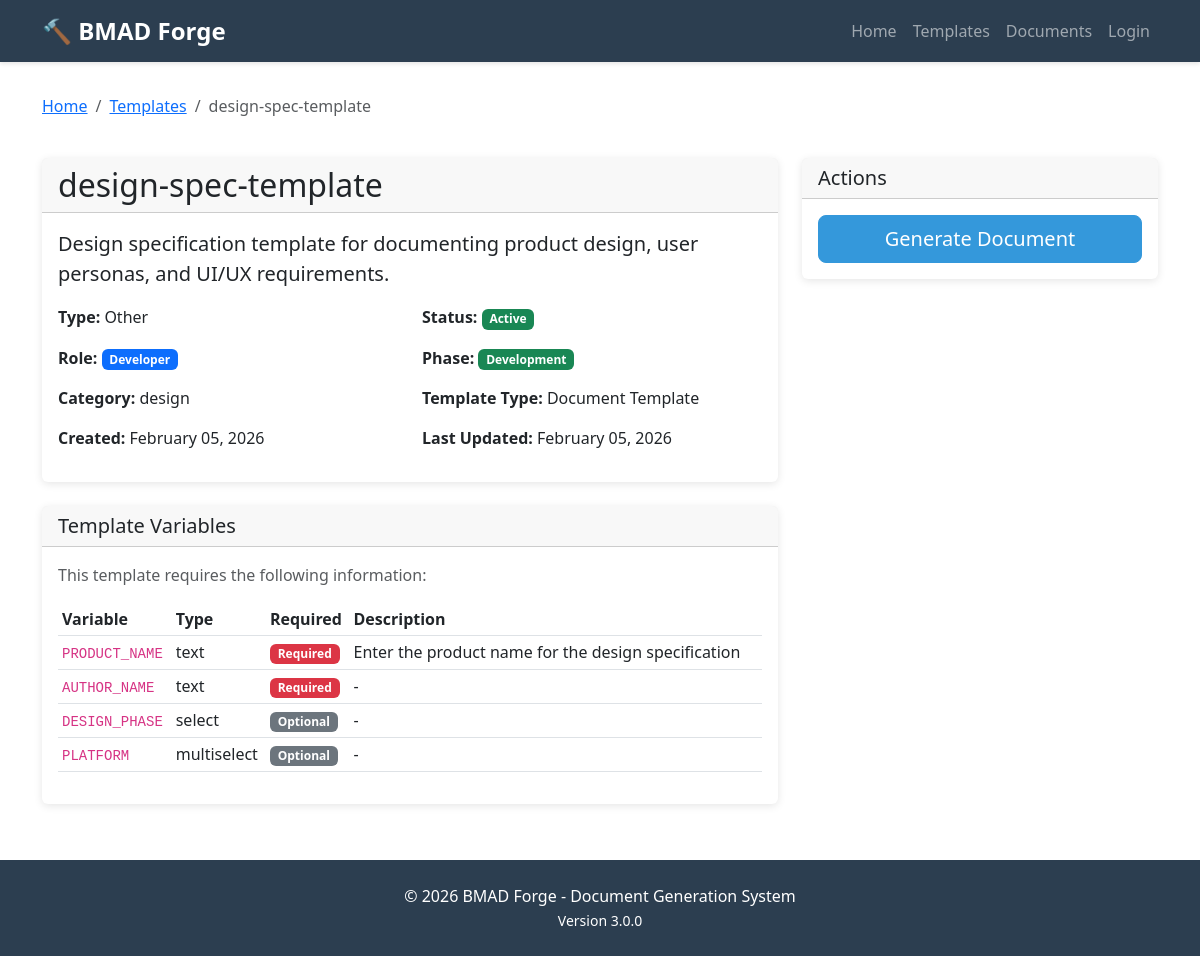
/forge/templates/3/, run on the app's committed database.
### forge/models.py (models this page shows, shortened)
class DocumentTemplate(models.Model):
    DOCUMENT_TYPES = [
        ('memorandum', 'Memorandum'),
        ('letter', 'Letter'),
        ('report', 'Report'),
        ('form', 'Form'),
        ('other', 'Other'),
    ]
    AGENT_ROLES = [
        ('orchestrator', 'Orchestrator'),
        ('analyst', 'Analyst'),
        ('pm', 'Project Manager'),
        ('architect', 'Architect'),
        ('scrum_master', 'Scrum Master'),
        ('developer', 'Developer'),
        ('qa', 'QA Engineer'),
    ]
    WORKFLOW_PHASES = [
        ('planning', 'Planning'),
        ('development', 'Development'),
    ]
    TEMPLATE_TYPES = [
        ('template', 'Document Template'),
        ('agent', 'Agent Prompt'),
    ]
    name = models.CharField(max_length=200, unique=True)
    document_type = models.CharField(max_length=50, choices=DOCUMENT_TYPES, default='other')
    description = models.TextField(blank=True)
    template_content = models.TextField(help_text="HTML template content")
    css_content = models.TextField(blank=True, help_text="CSS styling")
    js_content = models.TextField(blank=True, help_text="JavaScript for interactivity")
    agent_role = models.CharField(max_length=50, choices=AGENT_ROLES, blank=True)
    agent_roles = models.JSONField(default=list, blank=True)
    workflow_phase = models.CharField(max_length=50, choices=WORKFLOW_PHASES, blank=True)
    category = models.CharField(max_length=100, blank=True)
    template_type = models.CharField(max_length=20, choices=TEMPLATE_TYPES, default='template')
    source_file = models.CharField(max_length=255, blank=True, unique=True, null=True)
    created_at = models.DateTimeField(auto_now_add=True)
    updated_at = models.DateTimeField(auto_now=True)
    created_by = models.ForeignKey(User, on_delete=models.SET_NULL, null=True, related_name='templates_created')
    is_active = models.BooleanField(default=True)
    template_variables = models.TextField(
        blank=True,
        help_text="JSON object defining required variables"
    )
    class Meta:
        ordering = ['name']
        verbose_name = 'Document Template'
        verbose_name_plural = 'Document Templates'
        indexes = [
            models.Index(fields=['agent_role', 'workflow_phase']),
        ]
    def get_variables(self):
        if self.template_variables:
            try:
                return json.loads(self.template_variables)
            except json.JSONDecodeError:
                return {}
        return {}

### forge/views.py (the view)
# urls.py: path('templates/<int:template_id>/', views.template_detail, name='template_detail'),
def template_detail(request, template_id):
    template = get_object_or_404(DocumentTemplate, id=template_id)
    recent_docs = template.generated_documents.all()[:10]
    context = {
        'template': template,
        'recent_documents': recent_docs,
        'variables': template.get_variables(),
    }
    return render(request, 'forge/template_detail.html', context)

### forge/templates/forge/template_detail.html (shortened to what this page needs)
{% extends 'forge/base.html' %}
{% block content %}
<div class="row mb-4">
    <div class="col-12">
        <nav aria-label="breadcrumb">
            <ol class="breadcrumb">
                <li class="breadcrumb-item"><a href="{% url 'forge:index' %}">Home</a></li>
                <li class="breadcrumb-item"><a href="{% url 'forge:template_list' %}">Templates</a></li>
                <li class="breadcrumb-item active">{{ template.name }}</li>
            </ol>
        </nav>
    </div>
</div>
<div class="row">
    <div class="col-md-8">
        <div class="card mb-4">
            <div class="card-header">
                <h2 class="mb-0">{{ template.name }}</h2>
            </div>
            <div class="card-body">
                <p class="lead">{{ template.description }}</p>
                <div class="row">
                    <div class="col-md-6">
                        <p><strong>Type:</strong> {{ template.get_document_type_display }}</p>
                    </div>
                    <div class="col-md-6">
                        <p><strong>Status:</strong>
                            {% if template.is_active %}
                            <span class="badge bg-success">Active</span>
                            {% else %}
                            <span class="badge bg-secondary">Inactive</span>
                            {% endif %}
                        </p>
                    </div>
                </div>
                <div class="row">
                    <div class="col-md-6">
                        <p><strong>Role:</strong>
                            {% if template.agent_role %}
                            <span class="badge bg-primary">{{ template.get_agent_role_display }}</span>
                            {% else %}-{% endif %}
                        </p>
                    </div>
                    <div class="col-md-6">
                        <p><strong>Phase:</strong>
                            {% if template.workflow_phase %}
                            <span class="badge {% if template.workflow_phase == 'planning' %}bg-warning text-dark{% else %}bg-success{% endif %}">{{ template.get_workflow_phase_display }}</span>
                            {% else %}-{% endif %}
                        </p>
                    </div>
                </div>
                <div class="row">
                    <div class="col-md-6">
                        <p><strong>Category:</strong> {{ template.category|default:"-" }}</p>
                    </div>
                    <div class="col-md-6">
                        <p><strong>Template Type:</strong> {{ template.get_template_type_display }}</p>
                    </div>
                </div>
                <div class="row">
                    <div class="col-md-6">
                        <p><strong>Created:</strong> {{ template.created_at|date:"F d, Y" }}</p>
                    </div>
                    <div class="col-md-6">
                        <p><strong>Last Updated:</strong> {{ template.updated_at|date:"F d, Y" }}</p>
                    </div>
                </div>
            </div>
        </div>
        {% if variables %}
        <div class="card mb-4">
            <div class="card-header">
                <h5 class="mb-0">Template Variables</h5>
            </div>
            <div class="card-body">
                <p class="text-muted">This template requires the following information:</p>
                <div class="table-responsive">
                    <table class="table table-sm">
                        <thead>
                            <tr>
                                <th>Variable</th>
                                <th>Type</th>
                                <th>Required</th>
                                <th>Description</th>
                            </tr>
                        </thead>
                        <tbody>
                            {% for var_name, var_config in variables.items %}
                            <tr>
                                <td><code>{{ var_name }}</code></td>
                                <td>{{ var_config.type|default:"text" }}</td>
                                <td>
                                    {% if var_config.required %}
                                    <span class="badge bg-danger">Required</span>
                                    {% else %}
                                    <span class="badge bg-secondary">Optional</span>
                                    {% endif %}
                                </td>
                                <td>{{ var_config.help_text|default:"-" }}</td>
                            </tr>
                            {% endfor %}
                        </tbody>
                    </table>
                </div>
            </div>
        </div>
        {% endif %}
    </div>
    <div class="col-md-4">
        <div class="card mb-4">
            <div class="card-header">
                <h5 class="mb-0">Actions</h5>
            </div>
            <div class="card-body">
                <div class="d-grid gap-2">
                    <a href="{% url 'forge:generate_document' template.id %}" class="btn btn-primary btn-lg">
                        Generate Document
                    </a>
                </div>
            </div>
        </div>
    </div>
</div>
{% endblock %}

### data on the page
DocumentTemplate: name "design-spec-template", description "Design specification template for documenting product design, user personas, and UI/UX requirements.", document_type "Other", agent_role "Developer", workflow_phase "Development", category "design", template_type "Document Template", created_at "February 05, 2026", updated_at "February 05, 2026"

### other printed values
{{ var_name }} "PRODUCT_NAME" "AUTHOR_NAME" "DESIGN_PHASE" "PLATFORM"
{{ var_config.type|default:"text" }} "text" "text" "select" "multiselect"
{{ var_config.help_text|default:"-" }} "Enter the product name for the design specification" "-" "-" "-"
